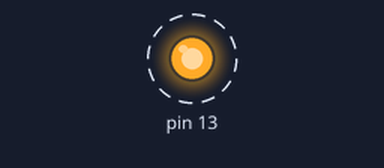
The sketch below on a simulated Arduino Uno, built with avr-gcc and run on an emulated ATmega328P. Parts: output pins drawn as LEDs (lit = HIGH). Dashed ring = blinking. What the sketch prints to the serial monitor is not drawn.

Above: at 1.5 s.
Timing chart, 0 to 5.6 s (numbered marks = the images above):
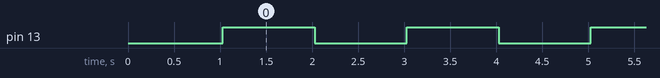

Measured:
- by itself, pin 13: alternates HIGH for 1.0 s and LOW for 1.0 s

The sketch:

test_eeprom_string.ino
```cpp
#include <EEPROM.h>
int address = 0;                                     // the variable which holds the address in the eeprom
int read_value = 0;                                  // the variable which holds the data which is read from the eeprom
char serial_in_data;

void setup() {
  pinMode(13, OUTPUT);
  Serial.begin(9600);
  Serial.println("PREVIOUS TEXT IN EEPROM :-");
  for(address = 0; address < 1024; address ++)        // read the entire EEPROM memory
  {
    read_value = EEPROM.read(address);
    Serial.write(read_value);
  }
}


void loop() {

  digitalWrite(13, HIGH);   // turn the LED on (HIGH is the voltage level)
  delay(1000);              // wait for a second
  digitalWrite(13, LOW);    // turn the LED off by making the voltage LOW
  delay(1000);              // wait for a second
}
```
